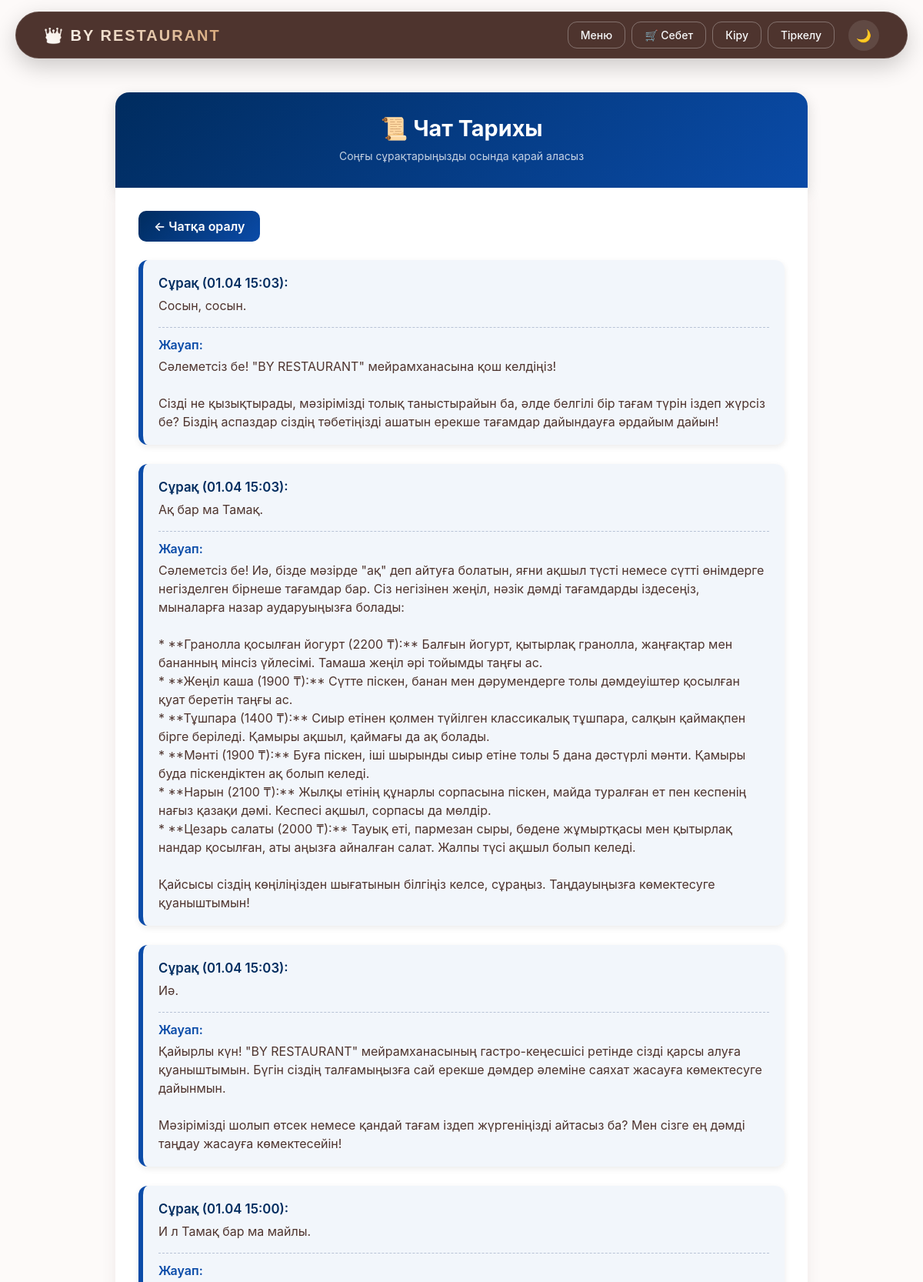
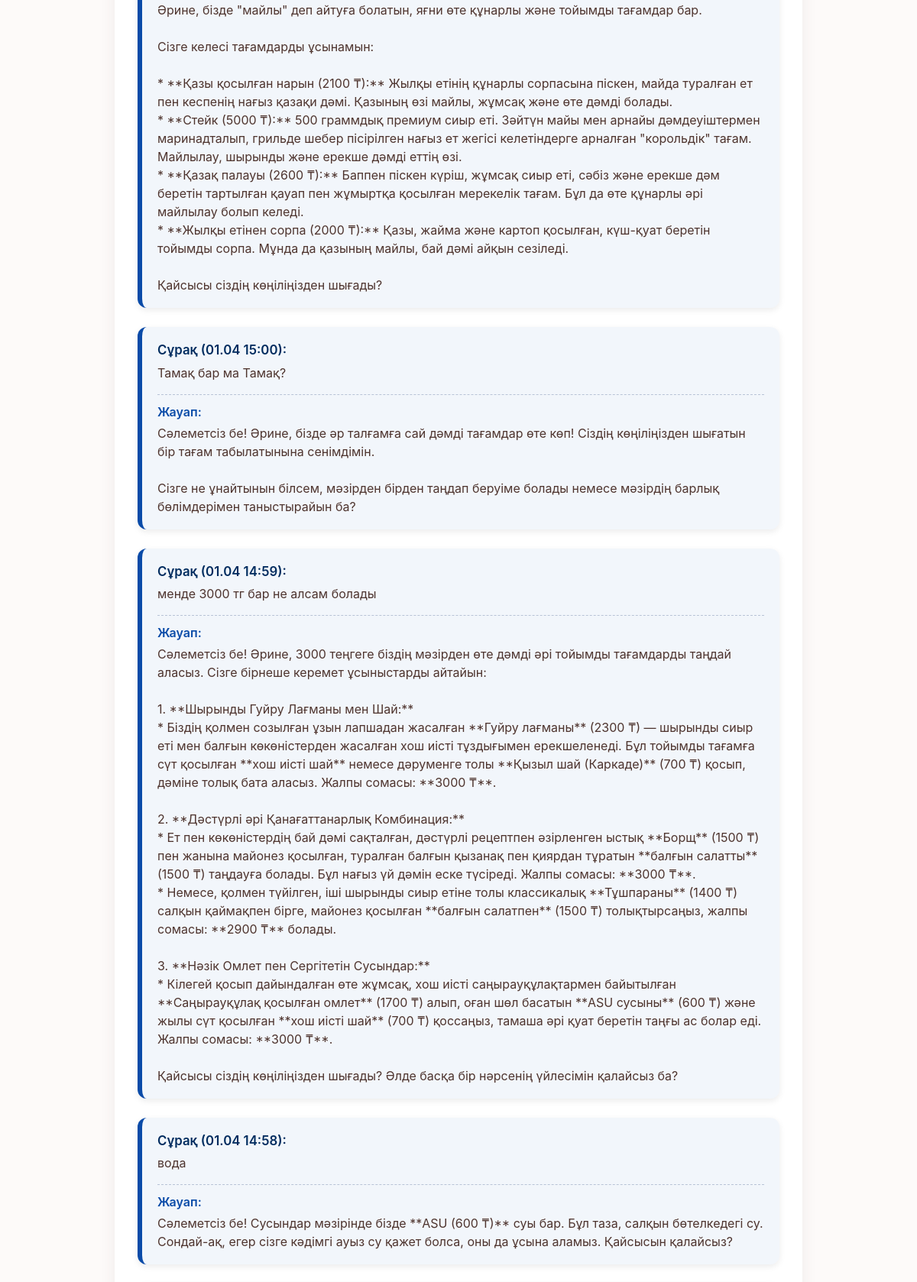
The page /history/ (upper part) on the database its author committed (2 pictures, top to bottom).
### calculator/models.py (models this page shows, shortened)
class ChatHistory(models.Model):
    user_query = models.TextField(verbose_name="Клиент сұрағы")
    ai_response = models.TextField(verbose_name="ЖИ жауабы")
    created_at = models.DateTimeField(auto_now_add=True, verbose_name="Уақыты")
    class Meta:
        verbose_name = "Чат тарихы"
        verbose_name_plural = "Чат тарихы"
        ordering = ['-created_at']

### calculator/views.py (the view)
# urls.py: path('history/', views.history_view, name='full_history'),
def history_view(request):
    full_history = ChatHistory.objects.all().order_by('-created_at')[:100]
    return render(request, 'calculator/history_list.html', {'history': full_history})

### templates/calculator/history_list.html (shortened to what this page needs)
{% extends 'calculator/base.html' %}
{% block content %}
<div class="history-page-wrapper">
    <div class="history-header">
        <h2>📜 Чат Тарихы</h2>
        <small>Соңғы сұрақтарыңызды осында қарай аласыз</small>
    </div>
    <div class="history-container">
        <div class="d-flex justify-content-between align-items-center mb-4">
            <a href="{% url 'chat_home' %}" class="btn btn-hyundai">← Чатқа оралу</a>
        </div>
        {% if history %}
            {% for item in history %}
                <div class="item-card">
                    <p class="query-label mb-1">Сұрақ ({{ item.created_at|date:"d.m H:i" }}):</p>
                    <p class="mb-3">{{ item.user_query }}</p>
                    <p class="response-label mb-1">Жауап:</p>
                    <p class="mb-0">{{ item.ai_response|linebreaksbr }}</p>
                </div>
            {% endfor %}
        {% else %}
            <div class="text-center py-5">
                <p class="text-muted">Парақта жазбалар жоқ.</p>
            </div>
        {% endif %}
    </div>
</div>
{% endblock %}

### templates/calculator/base.html (style rules this page uses)
:root { --dark-brown: #4E342E; --hover-brown: #795548; --soft-bg: #fdfaf9; --card-bg: #ffffff; --text-color: #4E342E; --nav-glass: rgba(78, 52, 46, 0.95); --card-shadow: rgba(78, 52, 46, 0.08); }
body { background-color: var(--soft-bg); color: var(--text-color); font-family: 'Inter', -apple-system, BlinkMacSystemFont, "Segoe UI", Roboto, sans-serif; -webkit-font-smoothing: antialiased; transition: background-color 0.3s, color 0.3s; }

### templates/calculator/history_list.html (style rules this page uses)
.history-page-wrapper { padding: 20px 0; min-height: 80vh; }
.history-header { max-width: 900px; margin: auto; padding: 30px 20px; text-align: center; border-radius: 18px 18px 0 0; color: white; background: linear-gradient(135deg, #002c5f 0%, #0a4ba8 100%); box-shadow: 0 6px 18px rgba(0,0,0,0.15); }
.history-header h2 { font-size: 1.8rem; font-weight: 700; margin-bottom: 5px; color: white !important; }
.history-header small { opacity: 0.85; color: rgba(255, 255, 255, 0.9); }
.history-container { max-width: 900px; margin: auto; background: var(--card-bg); padding: 30px; border-radius: 0 0 18px 18px; box-shadow: 0 6px 20px var(--card-shadow); color: var(--text-color); }
.item-card { margin-bottom: 25px; padding: 18px 20px; border-radius: 12px; background-color: rgba(10, 75, 168, 0.05); border-left: 6px solid #0a4ba8; box-shadow: 0 3px 8px rgba(0,0,0,0.08); }
.query-label { font-size: 1.05rem; font-weight: 600; color: #002c5f; }
.response-label { margin-top: 12px; padding-top: 10px; border-top: 1px dashed #b8c3d6; font-weight: 600; color: #0a4ba8; }
.btn-hyundai { background: linear-gradient(135deg, #002c5f, #0a4ba8); color: white !important; border-radius: 10px; font-weight: 600; padding: 8px 20px; border: none; display: inline-block; text-decoration: none; }

### rows shown on the page
ChatHistory: created_at "01.04 15:03", user_query "Сосын, сосын.", ai_response "Сәлеметсіз бе! \"BY RESTAURANT\" мейрамханасына қош келдіңіз! Сізді не қызықтырады, мәзірімізді толық таныстырайын ба, әлде белгілі бір тағам түрін іздеп жүрсіз бе? Біздің аспаздар сіздің тәбетіңізді ашатын ерекше тағамдар дайындауға әрдайым дайын!"
ChatHistory: created_at "01.04 15:03", user_query "Ақ бар ма Тамақ.", ai_response "Сәлеметсіз бе! Иә, бізде мәзірде \"ақ\" деп айтуға болатын, яғни ақшыл түсті немесе сүтті өнімдерге негізделген бірнеше тағамдар бар. Сіз негізінен жеңіл, нәзік дәмді тағамдарды іздесеңіз, мыналарға назар аударуыңызға болады: * **Гранолла қосылған йогурт (2200 ₸):** Балғын йогурт, қытырлақ гранолла, жаңғақтар мен бананның мінсіз үйлесімі. Тамаша жеңіл әрі тойымды таңғы ас. * **Жеңіл каша (1900 ₸):** Сүтте піскен, банан мен дәрумендерге толы дәмдеуіштер қосылған қуат беретін таңғы ас. * **Тұшпара (1400 ₸):** Сиыр етінен қолмен түйілген классикалық тұшпара, салқын қаймақпен бірге беріледі. Қамыры ақшыл, қаймағы да ақ болады. * **Мәнті (1900 ₸):** Буға піскен, іші шырынды сиыр етіне толы 5 дана…"
ChatHistory: created_at "01.04 15:03", user_query "Иә.", ai_response "Қайырлы күн! \"BY RESTAURANT\" мейрамханасының гастро-кеңесшісі ретінде сізді қарсы алуға қуаныштымын. Бүгін сіздің талғамыңызға сай ерекше дәмдер әлеміне саяхат жасауға көмектесуге дайынмын. Мәзірімізді шолып өтсек немесе қандай тағам іздеп жүргеніңізді айтасыз ба? Мен сізге ең дәмді таңдау жасауға көмектесейін!"
ChatHistory: created_at "01.04 15:00", user_query "И л Тамақ бар ма майлы.", ai_response "Әрине, бізде \"майлы\" деп айтуға болатын, яғни өте құнарлы және тойымды тағамдар бар. Сізге келесі тағамдарды ұсынамын: * **Қазы қосылған нарын (2100 ₸):** Жылқы етінің құнарлы сорпасына піскен, майда туралған ет пен кеспенің нағыз қазақи дәмі. Қазының өзі майлы, жұмсақ және өте дәмді болады. * **Стейк (5000 ₸):** 500 граммдық премиум сиыр еті. Зәйтүн майы мен арнайы дәмдеуіштермен маринадталып, грильде шебер пісірілген нағыз ет жегісі келетіндерге арналған \"корольдік\" тағам. Майлылау, шырынды және ерекше дәмді еттің өзі. * **Қазақ палауы (2600 ₸):** Баппен піскен күріш, жұмсақ сиыр еті, сәбіз және ерекше дәм беретін тартылған қауап пен жұмыртқа қосылған мерекелік тағам. Бұл да өте құнарлы…"
ChatHistory: created_at "01.04 15:00", user_query "Тамақ бар ма Тамақ?", ai_response "Сәлеметсіз бе! Әрине, бізде әр талғамға сай дәмді тағамдар өте көп! Сіздің көңіліңізден шығатын бір тағам табылатынына сенімдімін. Сізге не ұнайтынын білсем, мәзірден бірден таңдап беруіме болады немесе мәзірдің барлық бөлімдерімен таныстырайын ба?"
ChatHistory: created_at "01.04 14:59", user_query "менде 3000 тг бар не алсам болады", ai_response "Сәлеметсіз бе! Әрине, 3000 теңгеге біздің мәзірден өте дәмді әрі тойымды тағамдарды таңдай аласыз. Сізге бірнеше керемет ұсыныстарды айтайын: 1. **Шырынды Гуйру Лағманы мен Шай:** * Біздің қолмен созылған ұзын лапшадан жасалған **Гуйру лағманы** (2300 ₸) — шырынды сиыр еті мен балғын көкөністерден жасалған хош иісті тұздығымен ерекшеленеді. Бұл тойымды тағамға сүт қосылған **хош иісті шай** немесе дәруменге толы **Қызыл шай (Каркаде)** (700 ₸) қосып, дәміне толық бата аласыз. Жалпы сомасы: **3000 ₸**. 2. **Дәстүрлі әрі Қанағаттанарлық Комбинация:** * Ет пен көкөністердің бай дәмі сақталған, дәстүрлі рецептпен әзірленген ыстық **Борщ** (1500 ₸) пен жанына майонез қосылған, туралған балғын…"
ChatHistory: created_at "01.04 14:58", user_query "вода", ai_response "Сәлеметсіз бе! Сусындар мәзірінде бізде **ASU (600 ₸)** суы бар. Бұл таза, салқын бөтелкедегі су. Сондай-ақ, егер сізге кәдімгі ауыз су қажет болса, оны да ұсына аламыз. Қайсысын қалайсыз?"
